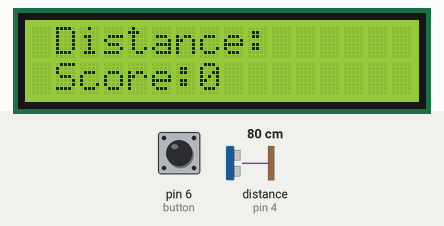
Recording of a sketch running on a simulated Arduino Leonardo, built with avr-gcc and run on an emulated ATmega32U4. On the bench: 16×2 character LCD. Wiring (inferred from the names in the program): ultrasonic range finder: trigger pin 5; echo pin 4. The test bench sets the inputs (shaded band); at power-on: pin 6 (button) LOW, distance to the obstacle (sensor on pin 4) 80 cm. The echo pulse lasts 58.3 µs per cm; random numbers use the default seed unless the sketch sets one; what the sketch prints to the serial monitor is not drawn.

Above: at 1.3 s.
1.4 s: pin 6 (button) pulled HIGH for 1 s
At 2.8 s:
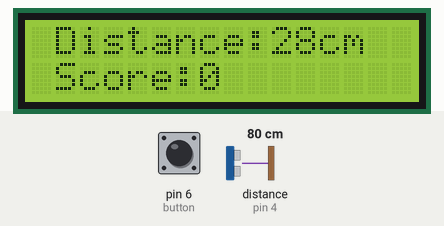
3.9 s: pin 6 (button) pulled HIGH for 0.25 s
At 5.3 s:
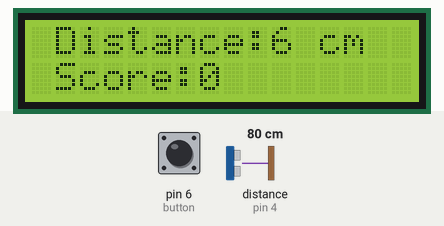
Timing chart, 0 to 6.9 s (numbered marks = the images above; inputs shaded):
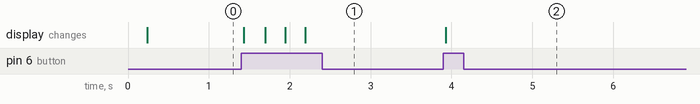

The sketch:

arduiproject.ino
```cpp
// Jad Seaidoun - 200340278
// must be in webeditor

#include <Wire.h>
#include <LiquidCrystal_I2C.h>
#include <TimeLib.h>

LiquidCrystal_I2C lcd(0x27, 16, 2); // set the LCD address to 0x27 for a 16 chars and 2 line display

const int trigPin = 5; // Trigger Pin of Ultrasonic Sensor
const int echoPin = 4; // Echo Pin of Ultrasonic Sensor
unsigned long time1 = 0; // time for entry within range
unsigned long time2 = 0; // time for reaching randomNumber
int button = 6; // button pin
int score = 0; // default score value
bool isInZone = false; // condition to see if in range
bool buttonReset = false; // condition to see if button was pressed to start new level
long randNumber = 0; // random number generator later on

void setup()
{
  Serial.begin(9600); // Starting Serial Terminal
  randomSeed(analogRead(0)); // initializes the pseudo-random number generator
  lcd.init();                      // initialize the lcd
  // Print a message to the LCD.
  lcd.backlight();
  lcd.setCursor(1, 0);
  lcd.print("Distance:");
  delay(50);
}


void loop()
{
  // code for pin taken from:
  // https://www.instructables.com/id/Measuring-Distance-Over-Time-With-Arduino-HC-SR04-/
  // The sensor is triggered by a HIGH pulse of 10 or more microseconds.
  // Give a short LOW pulse beforehand to ensure a clean HIGH pulse:
  long duration, cm;
  pinMode(trigPin, OUTPUT);
  digitalWrite(trigPin, LOW);
  delayMicroseconds(2);
  digitalWrite(trigPin, HIGH);
  delayMicroseconds(10);
  digitalWrite(trigPin, LOW);
  // Read the signal from the sensor: a HIGH pulse whose
  // duration is the time (in microseconds) from the sending
  // of the ping to the reception of its echo off of an object.
  pinMode(echoPin, INPUT);
  duration = pulseIn(echoPin, HIGH);


  // if button is pushed down, print random number between 5 and 30 on lcd screen
  // and set value for button reset to true
  if (digitalRead(button) == HIGH) {
    lcd.setCursor(10, 0);
    lcd.print("    ");
    randNumber = random(5, 30);
    buttonReset = true;
    lcd.setCursor(10, 0);
    lcd.print(randNumber);
    lcd.setCursor(12, 0);
    lcd.print("cm");
    delay(20);
  }

  // maxTime is the number of milliseconds to beat for win, or if you pass, to lose
  long maxTime = 3000;

  // microsecondsToCentimers is defined at the bottom, uses speed of sound to determine distance in cm
  cm = microsecondsToCentimeters(duration);
  printCM(cm);
  delay(100);

  // set time2 to millis() when button is pressed
  if (buttonReset) {
    time2 = millis();
  }

  // sets time1 when object moved inZone of <=70cm
  if (cm <= 70 && time1 == 0 && isInZone == false && buttonReset == true)
  {
    time1 = millis();
    time2 = time1;
    isInZone = true;
    printTime(time1);
    delay(100);
  }


  // gives a point if object reaches desired random number [cm == randNumber]
  else if ((cm == randNumber) && (isInZone == true) && buttonReset && abs(time2 - time1) <= maxTime && (time2 - time1 > 0))
  {
    printSuccess();
    score++;
    isInZone = false;
    time1 = 0;
    time2 = 0;
    buttonReset = false;
  }

  // reset score if you do not reach desired randNumber and you have gone over allowed maxTime
  else if ((cm != randNumber) && (abs(time2 - time1) > maxTime) && isInZone)
  {
    printFailure();
    score = 0;
    isInZone = false;
    time1 = time2 = 0;
    buttonReset = false;
  }

  // display score
  lcd.setCursor(1, 1);
  lcd.print("Score:");
  lcd.print(score);
  lcd.print("   ");
  delay(100);
}

// function to print when you have failed in serial monitor
void printFailure() {
  Serial.println("*************");
  Serial.println("Failure");
  Serial.println("Your time was: ");
  Serial.println(time2 - time1);
  Serial.println("*************");
  Serial.println();
}

// function to print when you have scored in serial monitor
void printSuccess() {
  printTime(time2);
  delay(100);
  Serial.println("*************");
  Serial.println("Sucess");
  Serial.println("Your time was: ");
  Serial.println(time2 - time1);
  Serial.println("*************");
  Serial.println();
}

// function to print current cm from sensor AND desired randNumber on next line in serial monitor
void printCM(long cm) {
  Serial.print(cm);
  Serial.print(" cm");
  Serial.println();
  Serial.println(randNumber);
  Serial.println();
}

// print time in serial monitor to show for ac
void printTime(long t) {
  Serial.println("time  : ");
  Serial.println(t);
  Serial.println();
}

long microsecondsToCentimeters(long microseconds) {
  // The speed of sound is 340 m/s or 29 microseconds per centimeter.
  // The ping travels out and back, so to find the distance of the
  // object we take half of the distance travelled.
  // this code is also taken from https://www.instructables.com/id/Measuring-Distance-Over-Time-With-Arduino-HC-SR04-/
  return microseconds / 29 / 2;
}
```

Measured:
- after the input at 1.4 s, the display: first changes at once (image 1 shows a later state)
- after the input at 3.9 s, the display: changes at once (image 2)
